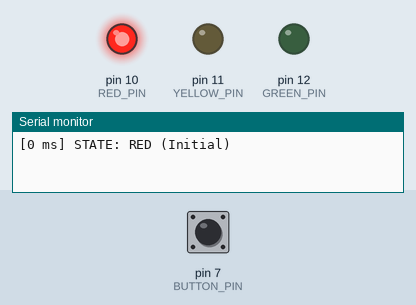
Bench run of a sketch on a simulated Arduino Uno, built with avr-gcc and run on an emulated ATmega328P. Parts: output pins drawn as LEDs (lit = HIGH), the last lines printed to the serial monitor. The inputs (shaded band) are chosen by the test bench; at power-on: pin 7 (BUTTON_PIN) LOW.

Above: at 1.2 s.
1.3 s: pin 7 (BUTTON_PIN) pulled HIGH for 0.15 s
At 14.7 s:
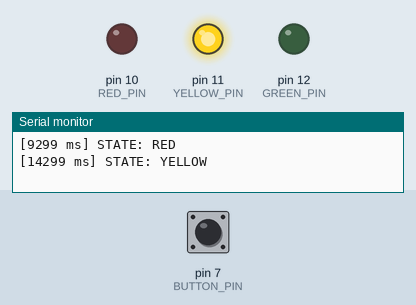
At 17.4 s:
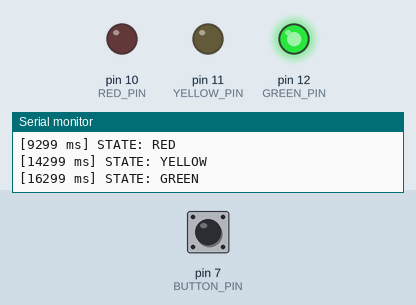
Timing chart, 0 to 17.7 s (numbered marks = the images above; inputs shaded):
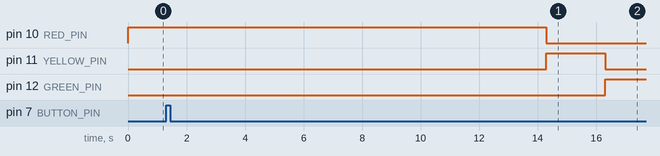

The sketch:

traffic_light.ino
```cpp
/**
 * @file traffic_light.ino
 * @brief Traffic Light Controller with Pedestrian Override.
 *        RED (5s) -> YELLOW (2s) -> GREEN (4s).
 *        Pedestrian button on pin 7 forces RED immediately for 8 seconds.
 *        Current states are logged with timestamps (millis()).
 *        Course Coursework: Week 2, Assignment Q14
 */

const int RED_PIN = 10;
const int YELLOW_PIN = 11;
const int GREEN_PIN = 12;
const int BUTTON_PIN = 7;

enum TrafficState {
  STATE_RED,
  STATE_YELLOW,
  STATE_GREEN,
  STATE_PEDESTRIAN
};

TrafficState currentState = STATE_RED;
unsigned long stateStartTime = 0;
unsigned long stateDuration = 5000; // Start with RED for 5000ms

void setLights(bool red, bool yellow, bool green) {
  digitalWrite(RED_PIN, red ? HIGH : LOW);
  digitalWrite(YELLOW_PIN, yellow ? HIGH : LOW);
  digitalWrite(GREEN_PIN, green ? HIGH : LOW);
}

void printState(const char* stateName) {
  Serial.print("[");
  Serial.print(millis());
  Serial.print(" ms] STATE: ");
  Serial.println(stateName);
}

void setup() {
  pinMode(RED_PIN, OUTPUT);
  pinMode(YELLOW_PIN, OUTPUT);
  pinMode(GREEN_PIN, OUTPUT);

  // Hardware list specifies external pull-down resistors for buttons,
  // so a button press reads HIGH.
  pinMode(BUTTON_PIN, INPUT);

  Serial.begin(9600);

  stateStartTime = millis();
  setLights(true, false, false);
  printState("RED (Initial)");
}

void loop() {
  unsigned long currentMillis = millis();

  // Read pedestrian button (HIGH when pressed due to external pull-down)
  if (digitalRead(BUTTON_PIN) == HIGH && currentState != STATE_PEDESTRIAN) {
    currentState = STATE_PEDESTRIAN;
    stateStartTime = currentMillis;
    stateDuration = 8000;
    setLights(true, false, false);
    printState("PEDESTRIAN OVERRIDE (FORCED RED - 8s)");
    delay(200); // Debounce delay
  }

  // Check if current state duration has expired
  if (currentMillis - stateStartTime >= stateDuration) {
    stateStartTime = currentMillis;

    switch (currentState) {
      case STATE_RED:
        currentState = STATE_YELLOW;
        stateDuration = 2000;
        setLights(false, true, false);
        printState("YELLOW");
        break;

      case STATE_YELLOW:
        currentState = STATE_GREEN;
        stateDuration = 4000;
        setLights(false, false, true);
        printState("GREEN");
        break;

      case STATE_GREEN:
      case STATE_PEDESTRIAN:
        currentState = STATE_RED;
        stateDuration = 5000;
        setLights(true, false, false);
        printState("RED");
        break;
    }
  }
}
```
